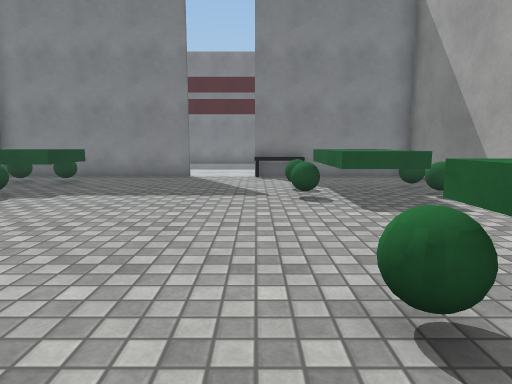
[1] (above)

16 first-person views from a walk through a Unity game level. The camera is 1.2 m above the floor, tilts 8° down and sees 75° across. The floor is counted in squares, 1 m on a side. Each view is taken from the middle of a square. On the plan, view 1 faces up. The plan holds only what a view shows up to about 14 squares ahead; the rest is blank. The place goes on beyond the plan. The player is left out. Some animated figures are left out. Door leaves are left out, so doorways stand open. Surface patterns are stand-ins for the level's own textures.

[2]
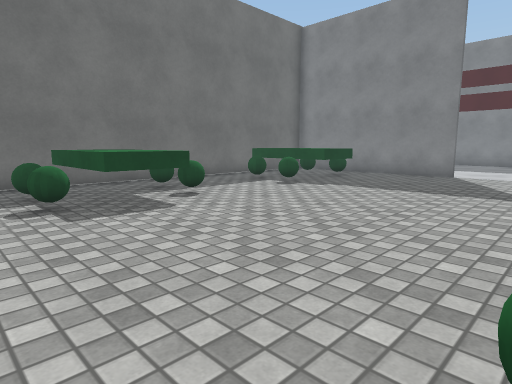

[3]
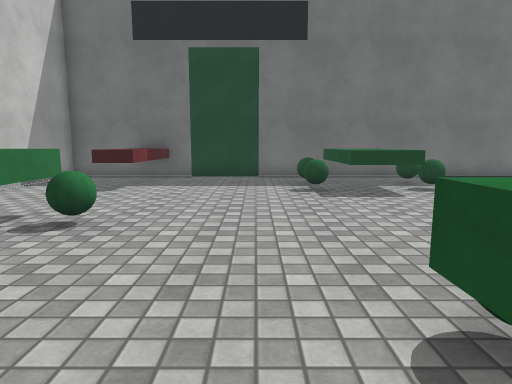

[4]
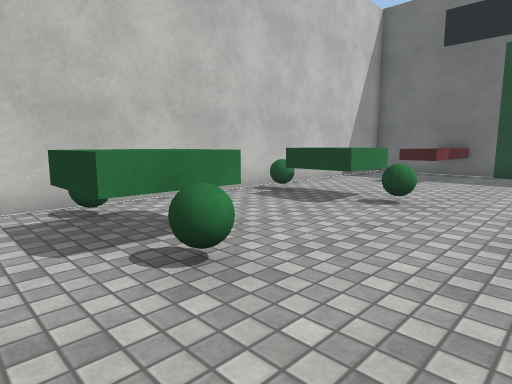

[5]
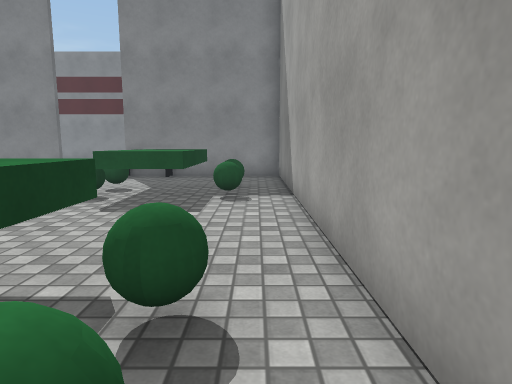

[6]
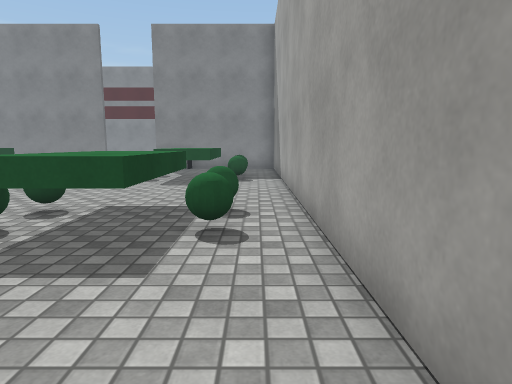

[7]
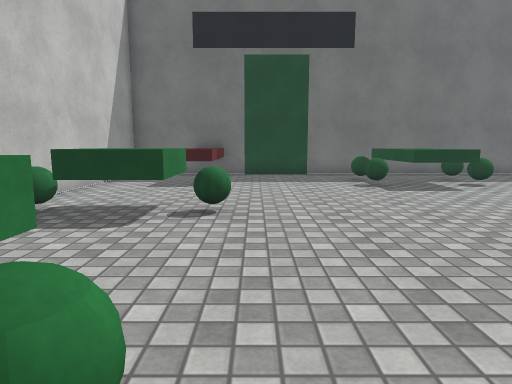

[8]
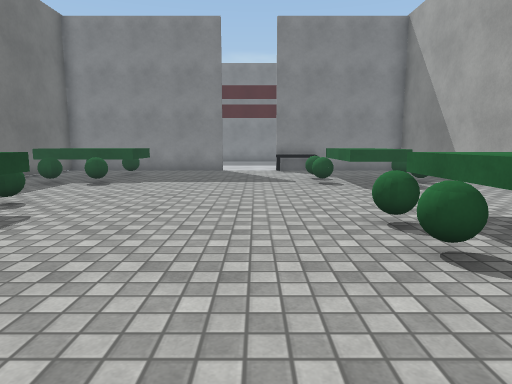

[9]
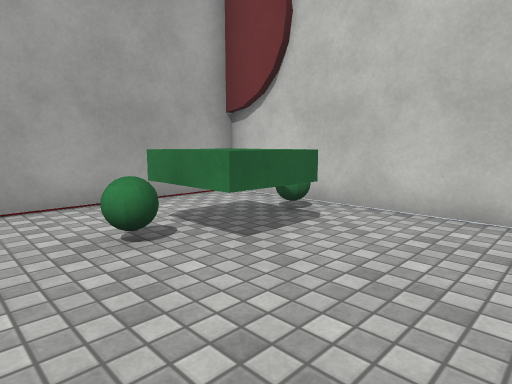

[10]
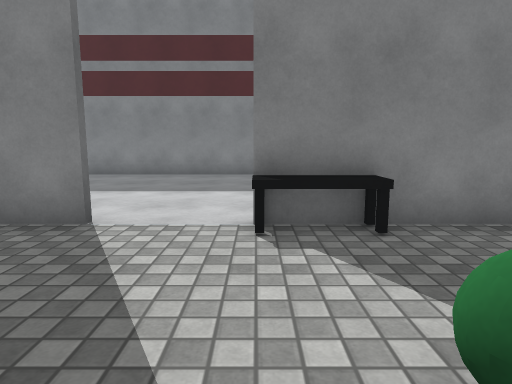

[11]
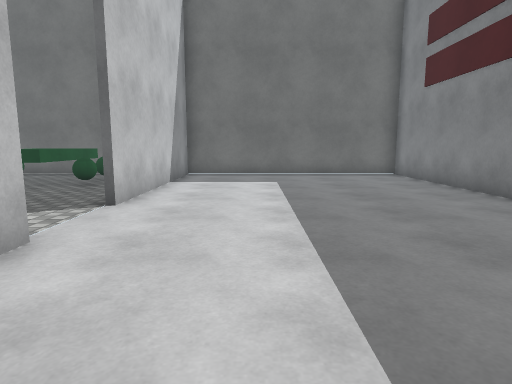

[12]
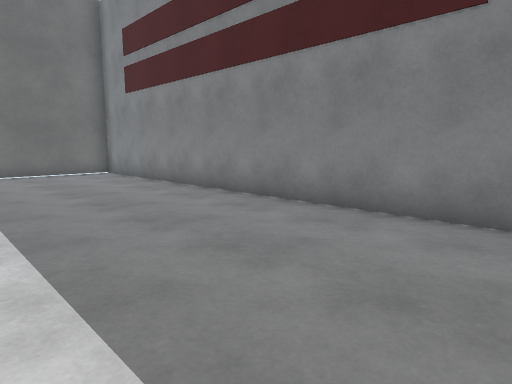

[13]
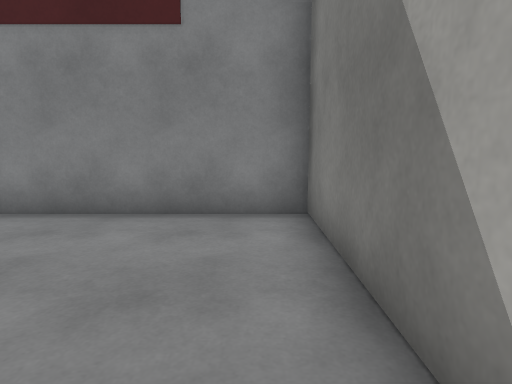

[14]
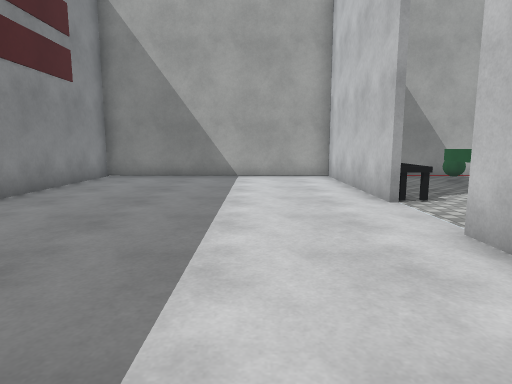

[15]
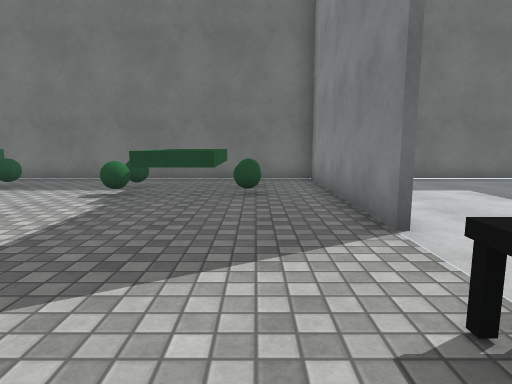

[16]
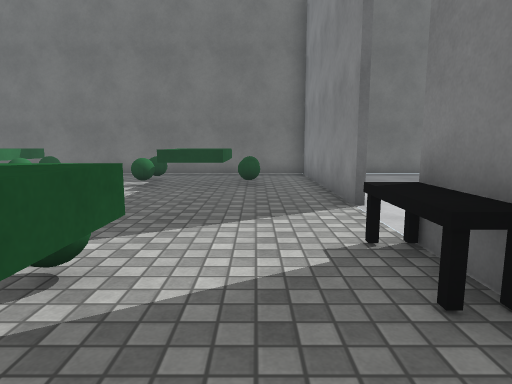

### Floor plan
Key: @ floor where view 1 was taken; # wall or solid block; . floor; D open door; ^ raised ledge; B green ball.
Columns run from 10 left of view 1 to 6 right of it. Each row starts with its distance up from view 1.
 22 #################
 21 #...............#
 20 #...............#
 19 #...............#
 18 #...............#
 17 #...............#
 16 #...............#
 15 #...............#
 14 #...............#
 13 ########DDD######
 12 #...............#
 11 #.BBB...........#
 10 #.^^^^......^^..#
  9 #.^^^^.....B^^BB#
  8 #.BBB......B^^BB#
  7 #..BB.......^^..#
  6 #...............#
  5 #...............#
  4 #.BBB...........#
  3 #.^^^^......^^..#
  2 #. ^^^.....B^^BB#
  1 #.BBB......B^^BB#
  0 #..BB.....@B^^B.#
 -1 #...............#
 -2 #...............#
 -3 #...............#
 -4 #.......B....B..#
 -5 ^^^^^..^^^..^^^.#
 -6 #......^^^..^^^.#
 -7 #.......B....B..#
 -8 #################

Positions as (right, up) in squares from view 1, and headings:
1: (0, 0), facing up
2: (1, -1), facing up-left
3: (3, -1), facing left
4: (5, -1), facing down-left
5: (5, 0), facing up
6: (5, -4), facing up
7: (4, -3), facing left
8: (-1, -3), facing up
9: (-1, -2), facing down-right
10: (0, 8), facing up
11: (4, 16), facing left
12: (5, 16), facing up-left
13: (5, 16), facing up
14: (-7, 16), facing right
15: (2, 11), facing left
16: (4, 11), facing left
